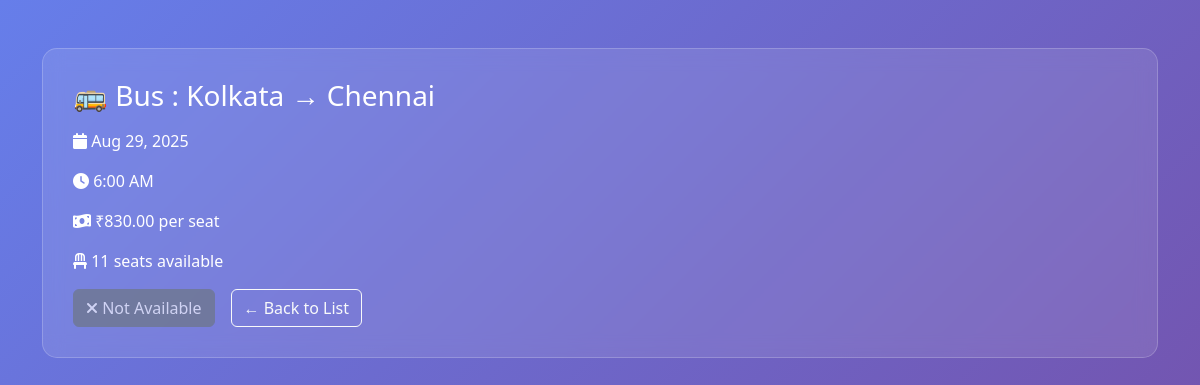
Page /detail/5/ on the committed database.
### booking/models.py (models this page shows, shortened)
class TravelOption(models.Model):
    TRAVEL_TYPES = [
        ('flight', 'Flight'),
        ('train', 'Train'),
        ('bus', 'Bus'),
    ]
    travel_id = models.CharField(max_length=20, unique=True)
    type = models.CharField(max_length=10, choices=TRAVEL_TYPES)
    source = models.CharField(max_length=100)
    destination = models.CharField(max_length=100)
    date = models.DateField()
    time = models.TimeField()
    price = models.DecimalField(max_digits=10, decimal_places=2, validators=[MinValueValidator(0)])
    available_seats = models.PositiveIntegerField(validators=[MinValueValidator(0)])
    created_at = models.DateTimeField(auto_now_add=True)
    updated_at = models.DateTimeField(auto_now=True)
    class Meta:
        ordering = ['date', 'time']
    @property
    def is_available(self):
        return self.available_seats > 0 and self.date >= timezone.now().date()

### travel/views.py (the view)
# urls.py: path('detail/<int:pk>/', views.travel_detail, name='travel_detail'),
def travel_detail(request, pk):
    travel = get_object_or_404(TravelOption, pk=pk)
    return render(request, "travel_detail.html", {"travel": travel})

### templates/travel_detail.html (shortened to what this page needs)
<!DOCTYPE html>
<html lang="en">
<head>
    <link href="https://cdnjs.cloudflare.com/ajax/libs/bootstrap/5.3.2/css/bootstrap.min.css" rel="stylesheet">
    <link href="https://cdnjs.cloudflare.com/ajax/libs/font-awesome/6.4.0/css/all.min.css" rel="stylesheet">
</head>
<body>
    <div class="container py-5">
        <div class="card-glass">
            <h3 class="mb-3">
                {% if travel.type == 'flight' %}
                    ✈️ Flight
                {% elif travel.type == 'train' %}
                    🚆 Train
                {% else %}
                    🚌 Bus
                {% endif %}
                : {{ travel.source }} → {{ travel.destination }}
            </h3>
            <p><i class="fas fa-calendar"></i> {{ travel.date|date:"M d, Y" }}</p>
            <p><i class="fas fa-clock"></i> {{ travel.time|time:"g:i A" }}</p>
            <p><i class="fas fa-money-bill-wave"></i> ₹{{ travel.price }} per seat</p>
            <p><i class="fas fa-chair"></i> {{ travel.available_seats }} seats available</p>
            <div class="d-flex gap-3">
                {% if travel.is_available %}
                    <a href="{% url 'booking:book_travel' travel.id %}" class="btn btn-success">
                        <i class="fas fa-ticket-alt"></i> Book Now
                    </a>
                {% else %}
                    <button class="btn btn-secondary" disabled>
                        <i class="fas fa-times"></i> Not Available
                    </button>
                {% endif %}
                <a href="{% url 'booking:travel_list' %}" class="btn btn-outline-light">← Back to List</a>
            </div>
        </div>
    </div>
</body>
</html>

### templates/travel_detail.html (style rules this page uses)
body { background: linear-gradient(135deg, #667eea 0%, #764ba2 100%); min-height: 100vh; font-family: 'Segoe UI', Tahoma, Geneva, Verdana, sans-serif; }
.card-glass { backdrop-filter: blur(10px); background: rgba(255, 255, 255, 0.1); border: 1px solid rgba(255, 255, 255, 0.2); border-radius: 15px; padding: 30px; color: white; }

### rows in the picture
TravelOption: source "Kolkata", destination "Chennai", date "Aug 29, 2025", time "6:00 AM", price "830.00", available_seats "11"
